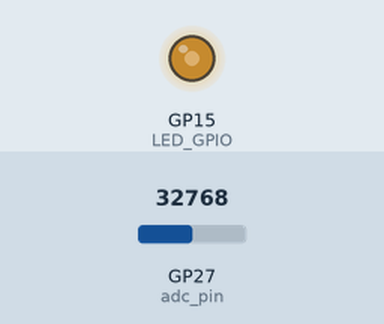
Recording of a program running on a simulated Raspberry Pi Pico running MicroPython. Parts: output pins drawn as LEDs (lit = HIGH). Inputs (shaded band) come from the test bench; at power-on: GP27 (adc_pin) = 32768 (analog values on the 0–65535 scale).

Above: at 1.2 s.
1.3 s: GP27 (adc_pin) set to 45874
At 2.6 s:
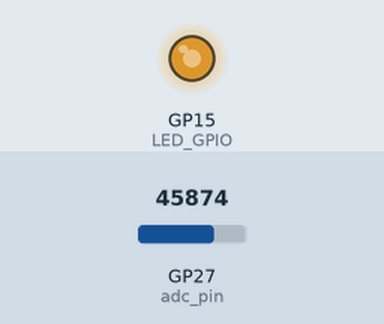
3.5 s: GP27 (adc_pin) set to 57670
At 5.2 s:
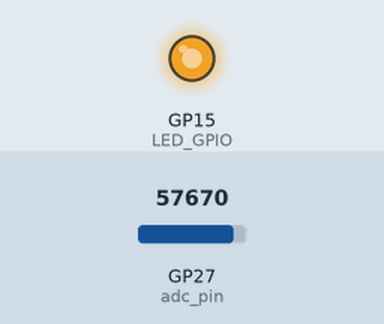
5.5 s: GP27 (adc_pin) set to 7864
At 6.9 s:
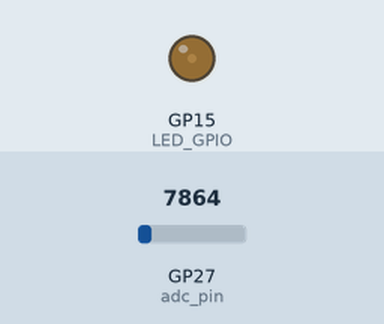
7.5 s: GP27 (adc_pin) set to 0
At 8.4 s:
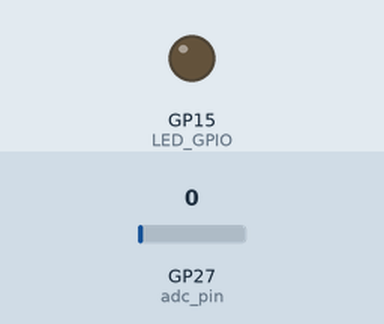
Timing chart, 0 to 10.5 s (numbered marks = the images above; inputs shaded):
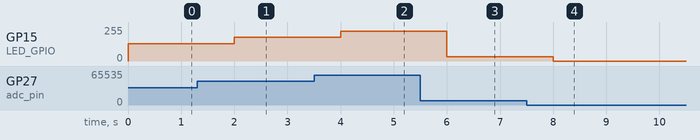

Measured:
- after the input at 1.3 s, GP15 (LED_GPIO): 128/255 → 178/255 after 0.70 s
- after the input at 3.5 s, GP15 (LED_GPIO): 178/255 → 224/255 after 0.50 s
- after the input at 5.5 s, GP15 (LED_GPIO): 224/255 → 31/255 after 0.50 s
- after the input at 7.5 s, GP15 (LED_GPIO): 31/255 → 0/255 after 0.50 s

The program:

potentiometer-led.py
```python
#-----------------------------------------------------------------------------#
# Potentiometer & LED
#
# Micropython code for Raspberry Pi Pico w
#
# File     : potentiometer-led.py
# Source   : https://github.com/RPiSpy/pi-pico
#
# Desc     : Read a potentiometer using ADC and control LED brightness
# Hardware : Pi Pico or Pi Pico W
#            3 pin potentiometer
#            LED & resistor (56-330 ohm)
# Software : n/a
#
# Author   : Matt Hawkins
# Website  : https://www.raspberrypi-spy.co.uk/
#-----------------------------------------------------------------------------#

import time
from machine import Pin,ADC,PWM

# Define GPIO pins our hardware is connected to
ADC_GPIO = 27
LED_GPIO = 15

# Setup ADC
adc_pin = Pin(ADC_GPIO, mode=Pin.IN)
adc_obj = ADC(adc_pin)

# Setup PWM for LED
pwm = PWM(Pin(LED_GPIO))
pwm.freq(1000)

while True:

    # Read ADC value
    adc_val = adc_obj.read_u16()

    # Set PWM duty value to ADC value
    pwm.duty_u16(adc_val)

    # Wait 1 second
    time.sleep(1)
```
